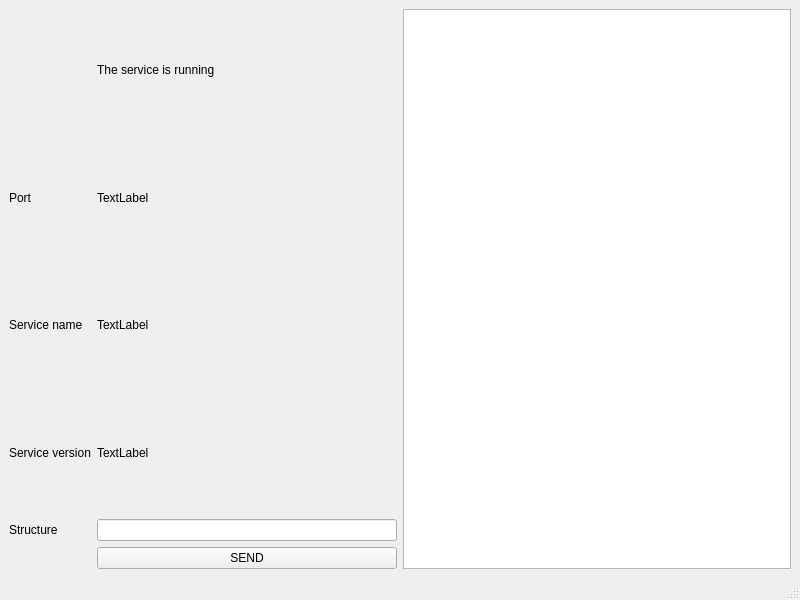
<?xml version="1.0" encoding="UTF-8"?>
<ui version="4.0">
 <class>MainWindow</class>
 <widget class="QMainWindow" name="MainWindow">
  <property name="geometry">
   <rect>
    <x>0</x>
    <y>0</y>
    <width>800</width>
    <height>600</height>
   </rect>
  </property>
  <property name="windowTitle">
   <string>Vdv301PublisherCisExample</string>
  </property>
  <widget class="QWidget" name="centralwidget">
   <layout class="QHBoxLayout" name="horizontalLayout">
    <item>
     <layout class="QGridLayout" name="gridLayout">
      <item row="2" column="0">
       <widget class="QLabel" name="label">
        <property name="text">
         <string>Service name</string>
        </property>
       </widget>
      </item>
      <item row="1" column="0">
       <widget class="QLabel" name="label_2">
        <property name="text">
         <string>Port</string>
        </property>
       </widget>
      </item>
      <item row="3" column="0">
       <widget class="QLabel" name="label_5">
        <property name="text">
         <string>Service version</string>
        </property>
       </widget>
      </item>
      <item row="4" column="1">
       <widget class="QLineEdit" name="lineEdit_structure"/>
      </item>
      <item row="3" column="1">
       <widget class="QLabel" name="label_serviceVersion">
        <property name="text">
         <string>TextLabel</string>
        </property>
       </widget>
      </item>
      <item row="5" column="1">
       <widget class="QPushButton" name="pushButton_send">
        <property name="text">
         <string>SEND</string>
        </property>
       </widget>
      </item>
      <item row="4" column="0">
       <widget class="QLabel" name="label_4">
        <property name="text">
         <string>Structure</string>
        </property>
       </widget>
      </item>
      <item row="2" column="1">
       <widget class="QLabel" name="label_serviceName">
        <property name="text">
         <string>TextLabel</string>
        </property>
       </widget>
      </item>
      <item row="1" column="1">
       <widget class="QLabel" name="label_port">
        <property name="text">
         <string>TextLabel</string>
        </property>
       </widget>
      </item>
      <item row="0" column="1">
       <widget class="QLabel" name="label_3">
        <property name="text">
         <string>The service is running</string>
        </property>
       </widget>
      </item>
     </layout>
    </item>
    <item>
     <widget class="QPlainTextEdit" name="plainTextEdit_content"/>
    </item>
   </layout>
  </widget>
  <widget class="QMenuBar" name="menubar">
   <property name="geometry">
    <rect>
     <x>0</x>
     <y>0</y>
     <width>800</width>
     <height>21</height>
    </rect>
   </property>
  </widget>
  <widget class="QStatusBar" name="statusbar"/>
 </widget>
 <resources/>
 <connections/>
</ui>
